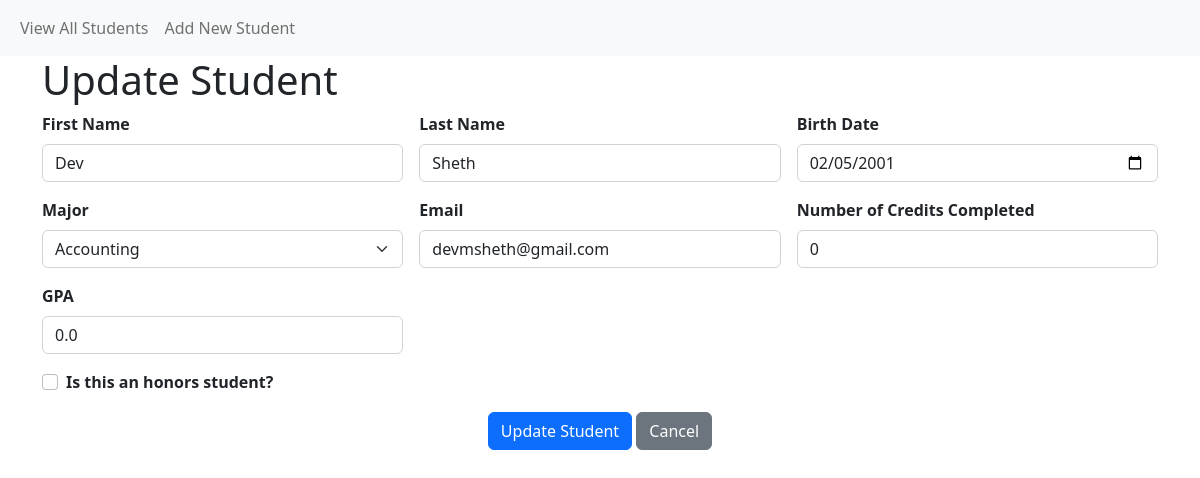
Page /student/update/2 on the committed database.
### models.py (models this page shows, shortened)
class Student(db.Model):
    __tablename__ = "student"
    student_id = db.Column(db.Integer, primary_key=True)
    first_name = db.Column(db.String(30), nullable=False)
    last_name = db.Column(db.String(50), nullable=False)
    major_id = db.Column(db.Integer, db.ForeignKey('major.major_id'))
    email = db.Column(db.String(100))
    birth_date = db.Column(db.DateTime, nullable=False)
    num_credits_completed = db.Column(db.Integer, nullable=False)
    gpa = db.Column(db.Float, nullable=False)
    is_honors = db.Column(db.Boolean, nullable=False)

### app.py (the view, shortened to what this page needs)
@app.route('/student/update/<int:student_id>', methods=['GET', 'POST'])
def student_edit(student_id):
    if request.method == 'GET':
        student = Student.query.filter_by(student_id=student_id).first()
        majors = Major.query.order_by(Major.major) \
            .order_by(Major.major) \
            .all()
        if student:
            return render_template('student_entry.html', student=student, majors=majors, action='update')
        else:
            flash(f'Student attempting to be edited could not be found!', 'error')
    return redirect(url_for('student_view_all'))

### templates/student_entry.html (shortened to what this page needs)
{% extends "base.html" %}
{% block page_head %}
    {% if action and action == 'create' %}
        Add New Student
    {% elif action and action == 'update'  %}
        Update Student
    {% else %}
        View Student
    {% endif %}
{% endblock %}
{% block page_content %}
<form class="row g-3"
      action="{{ url_for('student_edit', student_id=student['student_id']) if student else url_for('student_create') }}" method="post">
  <div class="col-md-4">
    <label for="first_name" class="form-label"><strong>First Name</strong></label>
    {% if action and action in ['create', 'update'] %}
    <input type="text" class="form-control" id="first_name" name="first_name" value="{{ student['first_name'] if student else '' }}" required>
    {% else %}
        <br>{{ student['first_name'] }}
    {% endif %}
  </div>
  <div class="col-md-4">
    <label for="last_name" class="form-label"><strong>Last Name</strong></label>
    {% if action and action in ['create', 'update'] %}
    <input type="text" class="form-control" id="last_name" name="last_name" value="{{ student['last_name'] if student else '' }}" required>
    {% else %}
        <br>{{ student['last_name'] }}
    {% endif %}
  </div>
  <div class="col-md-4">
    <label for="birth_date" class="form-label"><strong>Birth Date</strong></label>
    {% if action and action in ['create', 'update'] %}
    <input type="date" class="form-control" id="birth_date" name="birth_date" value="{{ student['birth_date'].strftime('%Y-%m-%d') if student else '' }}" required>
    {% else %}
        <br>{{ student['birth_date'].strftime('%m/%d/%Y') }}
    {% endif %}
  </div>
  <div class="col-md-4">
    <label for="major_id" class="form-label"><strong>Major</strong></label>
    {% if action and action in ['create', 'update'] %}
    <select name="major_id" id="major_id" class="form-select form-select-md" aria-label=".form-select-md example">
        {% for each_major in majors %}
        <option value="{{ each_major['major_id'] }}"
                {{ 'selected' if student and each_major['major_id'] == student['major_id'] else ''}}>{{ each_major['major'] }}</option>
        {% endfor %}
    </select>
    {% else %}
        <br>
        {% for each_major in majors %}
            {{ each_major['major'] if student and each_major['major_id'] == student['major_id'] else ''}}
        {% endfor %}
    {% endif %}
  </div>
 <div class="col-md-4">
    {% if action and action in ['create', 'update'] %}
    <label for="email" id="email" class="form-label"><strong>Email</strong></label>
    <input type="email" class="form-control" id="email" name="email" maxlength="100" value="{{ student['email'] if student else '' }}" required>
    {% else %}
        <br>{{ student['email'] }}
    {% endif %}
 </div>
  {% if action and action in ['read', 'update'] %}
  <div class="col-md-4">
    <label for="num_credits_completed" class="form-label"><strong>Number of Credits Completed</strong></label>
    {% if action and action == 'update' %}
    <input type="number" min="0" max="200" class="form-control" id="num_credits_completed" name="num_credits_completed"
           value="{{ student['num_credits_completed'] if student else '' }}" required>
    {% else %}
        <br> {{ student['num_credits_completed'] }}
    {% endif %}
  </div>
  <div class="col-md-4">
    <label for="gpa" class="form-label"><strong>GPA</strong></label>
    {% if action and action in ['create', 'update'] %}
    <input type="number" step="0.01" min="0.00" max="4.00" class="form-control" id="gpa" name="gpa" value="{{ student['gpa'] if student else '' }}" required>
    {% else %}
        <br>{{ student['gpa'] }}
    {% endif %}
  </div>
  {% endif %}
  <div class="col-12">
        {% if action and action in ['create', 'update'] %}
    <div class="form-check">
      <input class="form-check-input" type="checkbox" value="" id="is_honors" name="is_honors"
              {{ 'checked' if student and student['is_honors'] == True else '' }}>
        {% endif %}
      <label class="form-check-label" for="is_honors">
          <strong>Is this an honors student?</strong>
      </label>
  </div>
  </div>
  <div class="col-12 text-center">
    {% if action and action in ['create', 'update'] %}
    <button class="btn btn-primary" type="submit">{{ 'Add' if action=='create' else 'Update' }} Student</button>
    {% endif %}
    <a href="{{ url_for('student_view_all') }}" class="btn btn-secondary" role="button">
        {% if action and action in ['create', 'update'] %}
        Cancel
        {% else %}
        Return
        {% endif %}
    </a>
  </div>
</form>
{% endblock %}

### rows in the picture
Student: first_name "Dev", last_name "Sheth", birth_date "02/05/2001", email "devmsheth@gmail.com", num_credits_completed "0", gpa "0.0"

### other values in the picture
{{ 'Add' if action=='create' else 'Update' }} "Update"
form field major_id "Accounting"
